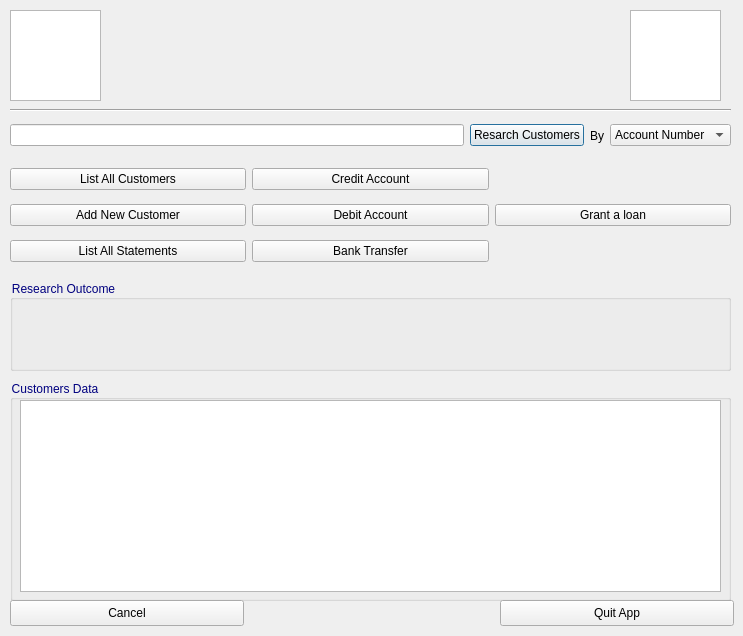
<?xml version="1.0" encoding="UTF-8"?>
<ui version="4.0">
 <class>DialogRoot</class>
 <widget class="QDialog" name="DialogRoot">
  <property name="geometry">
   <rect>
    <x>0</x>
    <y>0</y>
    <width>743</width>
    <height>636</height>
   </rect>
  </property>
  <property name="windowTitle">
   <string>Worker Interface</string>
  </property>
  <property name="windowIcon">
   <iconset resource="RImages.qrc">
    <normaloff>:/MesImages/MesImages/Screenshot_20210211-233620.png</normaloff>:/MesImages/MesImages/Screenshot_20210211-233620.png</iconset>
  </property>
  <widget class="QWidget" name="horizontalLayoutWidget">
   <property name="geometry">
    <rect>
     <x>10</x>
     <y>120</y>
     <width>721</width>
     <height>31</height>
    </rect>
   </property>
   <layout class="QHBoxLayout" name="horizontalLayout">
    <item>
     <widget class="QLineEdit" name="search">
      <property name="styleSheet">
       <string notr="true">font: 12pt &quot;Bell MT&quot;;</string>
      </property>
     </widget>
    </item>
    <item>
     <widget class="QPushButton" name="research">
      <property name="styleSheet">
       <string notr="true">font: 12pt &quot;Bell MT&quot;;</string>
      </property>
      <property name="text">
       <string>Resarch Customers</string>
      </property>
     </widget>
    </item>
    <item>
     <widget class="QLabel" name="label">
      <property name="styleSheet">
       <string notr="true">
font: 75 12pt &quot;Bell MT&quot;;</string>
      </property>
      <property name="text">
       <string>By</string>
      </property>
     </widget>
    </item>
    <item>
     <widget class="QComboBox" name="by">
      <property name="styleSheet">
       <string notr="true">font: 12pt &quot;Bell MT&quot;;</string>
      </property>
      <item>
       <property name="text">
        <string>Account Number</string>
       </property>
      </item>
      <item>
       <property name="text">
        <string>Firstname</string>
       </property>
      </item>
      <item>
       <property name="text">
        <string>Surname</string>
       </property>
      </item>
      <item>
       <property name="text">
        <string>Email</string>
       </property>
      </item>
     </widget>
    </item>
   </layout>
  </widget>
  <widget class="Line" name="line">
   <property name="geometry">
    <rect>
     <x>10</x>
     <y>100</y>
     <width>721</width>
     <height>20</height>
    </rect>
   </property>
   <property name="orientation">
    <enum>Qt::Horizontal</enum>
   </property>
  </widget>
  <widget class="QGraphicsView" name="img">
   <property name="geometry">
    <rect>
     <x>630</x>
     <y>10</y>
     <width>91</width>
     <height>91</height>
    </rect>
   </property>
   <property name="styleSheet">
    <string notr="true">border-image: url(:/MesImages/MesImages/Screenshot_20210211-074805.png);</string>
   </property>
  </widget>
  <widget class="QGraphicsView" name="graphicsView_2">
   <property name="geometry">
    <rect>
     <x>10</x>
     <y>10</y>
     <width>91</width>
     <height>91</height>
    </rect>
   </property>
   <property name="styleSheet">
    <string notr="true">border-image: url(:/MesImages/MesImages/Screenshot_20210211-074307.png);</string>
   </property>
  </widget>
  <widget class="QWidget" name="horizontalLayoutWidget_2">
   <property name="geometry">
    <rect>
     <x>10</x>
     <y>160</y>
     <width>721</width>
     <height>111</height>
    </rect>
   </property>
   <layout class="QHBoxLayout" name="horizontalLayout_2">
    <item>
     <layout class="QVBoxLayout" name="verticalLayout">
      <item>
       <widget class="QPushButton" name="listAll">
        <property name="styleSheet">
         <string notr="true">font: 12pt &quot;Bell MT&quot;;</string>
        </property>
        <property name="text">
         <string>List All Customers</string>
        </property>
       </widget>
      </item>
      <item>
       <widget class="QPushButton" name="addNew">
        <property name="styleSheet">
         <string notr="true">font: 12pt &quot;Bell MT&quot;;</string>
        </property>
        <property name="text">
         <string>Add New Customer</string>
        </property>
       </widget>
      </item>
      <item>
       <widget class="QPushButton" name="statement">
        <property name="styleSheet">
         <string notr="true">font: 12pt &quot;Bell MT&quot;;</string>
        </property>
        <property name="text">
         <string>List All Statements</string>
        </property>
       </widget>
      </item>
     </layout>
    </item>
    <item>
     <layout class="QVBoxLayout" name="verticalLayout_3">
      <item>
       <widget class="QPushButton" name="credit">
        <property name="styleSheet">
         <string notr="true">font: 12pt &quot;Bell MT&quot;;</string>
        </property>
        <property name="text">
         <string>Credit Account</string>
        </property>
       </widget>
      </item>
      <item>
       <widget class="QPushButton" name="debit">
        <property name="styleSheet">
         <string notr="true">font: 12pt &quot;Bell MT&quot;;</string>
        </property>
        <property name="text">
         <string>Debit Account</string>
        </property>
       </widget>
      </item>
      <item>
       <widget class="QPushButton" name="transfer">
        <property name="styleSheet">
         <string notr="true">font: 12pt &quot;Bell MT&quot;;</string>
        </property>
        <property name="text">
         <string>Bank Transfer</string>
        </property>
       </widget>
      </item>
     </layout>
    </item>
    <item>
     <layout class="QVBoxLayout" name="verticalLayout_2">
      <item>
       <widget class="QPushButton" name="pushButton">
        <property name="styleSheet">
         <string notr="true">font: 12pt &quot;Bell MT&quot;;</string>
        </property>
        <property name="text">
         <string>Grant a loan</string>
        </property>
       </widget>
      </item>
     </layout>
    </item>
   </layout>
  </widget>
  <widget class="QGroupBox" name="groupBox">
   <property name="geometry">
    <rect>
     <x>10</x>
     <y>280</y>
     <width>721</width>
     <height>91</height>
    </rect>
   </property>
   <property name="styleSheet">
    <string notr="true">font: 12pt &quot;Copperplate Gothic Bold&quot;;
color: rgb(0, 0, 127);</string>
   </property>
   <property name="title">
    <string>Research Outcome</string>
   </property>
   <widget class="QLabel" name="outcome">
    <property name="geometry">
     <rect>
      <x>10</x>
      <y>20</y>
      <width>701</width>
      <height>61</height>
     </rect>
    </property>
    <property name="styleSheet">
     <string notr="true">font: 8pt &quot;Calibri&quot;;
color: rgb(0, 0, 0);</string>
    </property>
    <property name="text">
     <string/>
    </property>
   </widget>
  </widget>
  <widget class="QGroupBox" name="groupBox_2">
   <property name="geometry">
    <rect>
     <x>10</x>
     <y>380</y>
     <width>721</width>
     <height>221</height>
    </rect>
   </property>
   <property name="styleSheet">
    <string notr="true">font: 12pt &quot;Copperplate Gothic Bold&quot;;
color: rgb(0, 0, 127);</string>
   </property>
   <property name="title">
    <string>Customers Data</string>
   </property>
   <widget class="QTableView" name="display">
    <property name="geometry">
     <rect>
      <x>10</x>
      <y>20</y>
      <width>701</width>
      <height>192</height>
     </rect>
    </property>
   </widget>
  </widget>
  <widget class="QPushButton" name="cancel">
   <property name="geometry">
    <rect>
     <x>10</x>
     <y>600</y>
     <width>234</width>
     <height>26</height>
    </rect>
   </property>
   <property name="styleSheet">
    <string notr="true">font: 12pt &quot;Bell MT&quot;;</string>
   </property>
   <property name="text">
    <string>Cancel</string>
   </property>
  </widget>
  <widget class="QPushButton" name="quit">
   <property name="geometry">
    <rect>
     <x>500</x>
     <y>600</y>
     <width>234</width>
     <height>26</height>
    </rect>
   </property>
   <property name="styleSheet">
    <string notr="true">font: 12pt &quot;Bell MT&quot;;</string>
   </property>
   <property name="text">
    <string>Quit App</string>
   </property>
  </widget>
 </widget>
 <resources>
  <include location="RImages.qrc"/>
 </resources>
 <connections>
  <connection>
   <sender>cancel</sender>
   <signal>clicked()</signal>
   <receiver>DialogRoot</receiver>
   <slot>close()</slot>
   <hints>
    <hint type="sourcelabel">
     <x>539</x>
     <y>188</y>
    </hint>
    <hint type="destinationlabel">
     <x>142</x>
     <y>343</y>
    </hint>
   </hints>
  </connection>
 </connections>
</ui>
